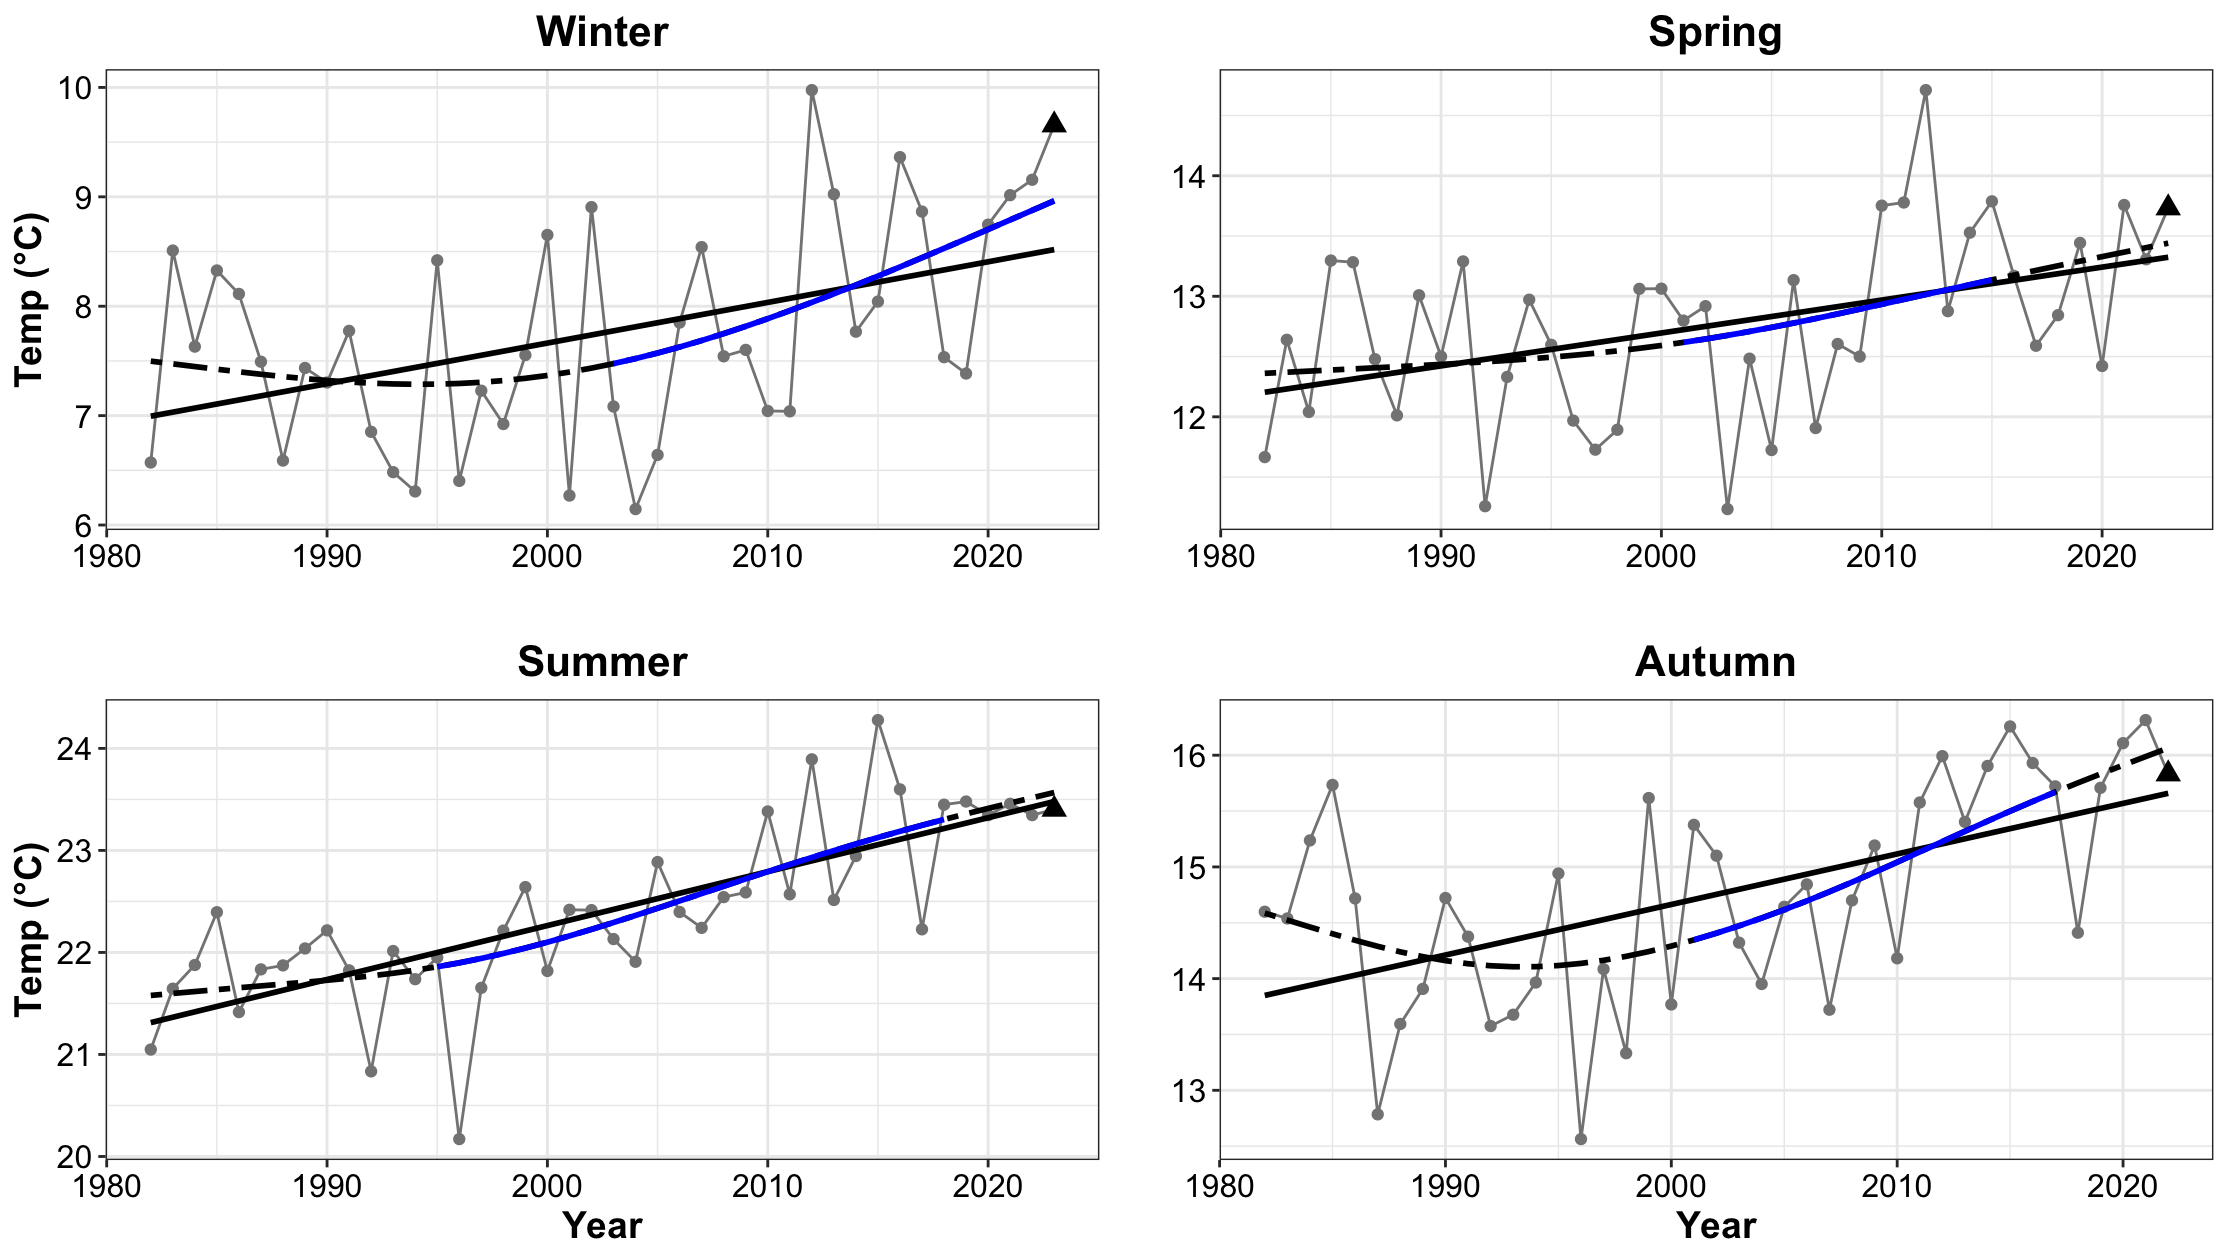

Source code (R):
## Figures for Sea Surface Temp Seasonally

## **Laura Gruenburg, lagruenburg@gmail.com**

#   **LAST UPDATED: May 14, 2024**

# Import libraries
setwd("~/Desktop/NYB Indicators/Deriv")
source("Deriv.R")
library(mgcv)
library(ggplot2)
#library(mgcViz)


#######Load the datasets
setwd("~/Desktop/NYB Indicators/NYB_Indicators_Calculations/Final_Timeseries_Figures/Timeseries_Files_2023")
sst<-read.csv("OISST_Means_NOV_21_2023.csv", header = TRUE)
nyb = sst[sst$Loc == 'NYB',]

winter = nyb[nyb$Variable == 'winter_OISST',]
spring = nyb[nyb$Variable == 'spring_OISST',]
summer = nyb[nyb$Variable == 'summer_OISST',]
fall = nyb[nyb$Variable == 'fall_OISST',]

# WINTER

# Setting up Quintiles for short term above below average
qwinter = quantile(winter$Val, probs = c(.30,.70)) #In discussion with the DEC on 5/24/2024
# we chose to go with low = <30th percentile, avg = beween 30th and 70th and high above 70th.

# find the last 5 years mean
mn_winter5 = mean(winter$Val[winter$Year >= 2019])
# what quintile the data is in
mn_winter5 >qwinter

# Creat a GAM - adjust k and remember to check model
mod_w<- gam(Val ~ s(Year, k=5), data = winter)
summary(mod_w) #check out model
gam.check(mod_w)

pdata_w <- with(winter, data.frame(Year = Year))
p2_mod_w <- predict(mod_w, newdata = pdata_w,  type = "terms", se.fit = TRUE)
intercept_w = 7.75622 # look at p2_mod and extract the intercept
pdata_w <- transform(pdata_w, p2_mod_w = p2_mod_w$fit[,1], se2_w = p2_mod_w$se.fit[,1])

#  Now that we have the model prediction, the next step is to calculate the first derivative
#  Then determine which increases and decreases are significant
Term = "Year"
mod_w.d <- Deriv(mod_w, n=42) # n is the number of years
mod_w.dci <- confint(mod_w.d, term = Term)
mod_w.dsig <- signifD(pdata_w$p2_mod_w, d = mod_w.d[[Term]]$deriv,
                      +                    mod_w.dci[[Term]]$upper, mod_w.dci[[Term]]$lower)

# Take a quick look to make sure it appears ok before final plotting
plot(Val ~ Year, data = winter)
lines(Val ~ Year, data = winter)
lines(p2_mod_w+intercept_w ~ Year, data = pdata_w, type = "n")
lines(p2_mod_w+intercept_w ~ Year, data = pdata_w)
lines(unlist(mod_w.dsig$incr)+intercept_w ~ Year, data = pdata_w, col = "blue", lwd = 3)
lines(unlist(mod_w.dsig$decr)+intercept_w ~ Year, data = pdata_w, col = "red", lwd = 3)

linearMod_w<- lm(Val ~ Year, data=winter)
summary(linearMod_w) # See if the linear trend is significant

wint_plot <- ggplot() + 
  geom_line(data = winter, aes(x = Year, y = Val), color = 'grey52') +
  geom_point(data = winter, aes(x = Year, y = Val), color = 'grey52') + 
  geom_point(data = winter[42,], aes(x= Year, y = Val), shape = 17, size =3) +
  geom_smooth(data = winter, aes(x = Year, y = Val), method = lm, se = FALSE, color = 'black') + 
  geom_line(data=pdata_w, aes(x = Year, y = p2_mod_w+intercept_w), se = FALSE, color = 'black', linetype = 'twodash', size = 1) + 
  geom_line(data = pdata_w, aes(y = unlist(mod_w.dsig$incr)+intercept_w, x = Year), color = "blue", size = 1) + 
  geom_line(data = pdata_w, aes(y = unlist(mod_w.dsig$decr)+intercept_w, x = Year), color = 'red', size = 1) + 
  theme_bw() +
  labs (y = bquote("Temp (\u00B0C)"), x =' ',title = 'Winter') + 
  theme(plot.title=element_text(size = 16,face = 'bold',hjust = 0.5), axis.title=element_text(size = 14, face = 'bold'), axis.text= element_text(color = 'black', size = 12))

# SPRING

qspring = quantile(spring$Val, probs = c(.30,.70))

# find the last 5 years mean
mn_spring5 = mean(spring$Val[spring$Year >= 2019])
# what quintile the data is in
mn_spring5 >qspring

#the last spring value is not averaging all the spring months so it looks anomalously low
#spring = spring[spring$X<77,]
# Creat a GAM - adjust k and remember to check model
mod_sp<- gam(Val ~ s(Year, k=5), data = spring)
summary(mod_sp) #check out model
gam.check(mod_sp)

pdata_sp <- with(spring, data.frame(Year = Year))
p2_mod_sp <- predict(mod_sp, newdata = pdata_sp,  type = "terms", se.fit = TRUE)
intercept_sp = 12.7638  # look at p2_mod and extract the intercept
pdata_sp <- transform(pdata_sp, p2_mod_sp = p2_mod_sp$fit[,1], se2_sp = p2_mod_sp$se.fit[,1])

#  Now that we have the model prediction, the next step is to calculate the first derivative
#  Then determine which increases and decreases are significant
Term = "Year"
mod_sp.d <- Deriv(mod_sp, n=42) # n is the number of years
mod_sp.dci <- confint(mod_sp.d, term = Term)
mod_sp.dsig <- signifD(pdata_sp$p2_mod_sp, d = mod_sp.d[[Term]]$deriv,
                       +                    mod_sp.dci[[Term]]$upper, mod_sp.dci[[Term]]$lower)

# Take a quick look to make sure it appears ok before final plotting
plot(Val ~ Year, data = spring)
lines(Val ~ Year, data = spring)
lines(p2_mod_sp+intercept_sp ~ Year, data = pdata_sp, type = "n")
lines(p2_mod_sp+intercept_sp ~ Year, data = pdata_sp)
lines(unlist(mod_sp.dsig$incr)+intercept_sp ~ Year, data = pdata_sp, col = "blue", lwd = 3)
lines(unlist(mod_sp.dsig$decr)+intercept_sp ~ Year, data = pdata_sp, col = "red", lwd = 3)

linearMod_sp<- lm(Val ~ Year, data=spring)
summary(linearMod_sp)

spr_plot <- ggplot() + 
  geom_line(data = spring, aes(x = Year, y = Val), color = 'grey52') +
  geom_point(data = spring, aes(x = Year, y = Val), color = 'grey52') + 
  geom_point(data = spring[42,], aes(x= Year, y = Val), shape = 17, size =3) +
  geom_smooth(data = spring, aes(x = Year, y = Val), method = lm, se = FALSE, color = 'black') + 
  geom_line(data=pdata_sp, aes(x = Year, y = p2_mod_sp+intercept_sp), se = FALSE, color = 'black', linetype = 'twodash', size = 1) + 
  geom_line(data = pdata_sp, aes(y = unlist(mod_sp.dsig$incr)+intercept_sp, x = Year), color = "blue", size = 1) + 
  geom_line(data = pdata_sp, aes(y = unlist(mod_sp.dsig$decr)+intercept_sp, x = Year), color = 'red', size = 1) + 
  theme_bw() +
  labs (y = bquote(" "), x = ' ', title = 'Spring') + 
  theme(plot.title=element_text(size = 16,face = 'bold',hjust = 0.5), axis.title=element_text(size = 14, face = 'bold'), axis.text= element_text(color = 'black', size = 12))

# SUMMER

qsummer = quantile(summer$Val, probs = c(.30,.70))

# find the last 5 years mean
mn_summer5 = mean(summer$Val[summer$Year >= 2019])
# what quintile the data is in
mn_summer5 >qsummer

# Creat a GAM - adjust k and remember to check model
mod_su<- gam(Val ~ s(Year, k=7), data = summer)
summary(mod_su) #check out model
gam.check(mod_su)

pdata_su <- with(summer, data.frame(Year = Year))
p2_mod_su <- predict(mod_su, newdata = pdata_su,  type = "terms", se.fit = TRUE)
intercept_su = 22.39547  # look at p2_mod and extract the intercept
pdata_su <- transform(pdata_su, p2_mod_su = p2_mod_su$fit[,1], se2_su = p2_mod_su$se.fit[,1])

#  Now that we have the model prediction, the next step is to calculate the first derivative
#  Then determine which increases and decreases are significant
Term = "Year"
mod_su.d <- Deriv(mod_su, n=42) # n is the number of years
mod_su.dci <- confint(mod_su.d, term = Term)
mod_su.dsig <- signifD(pdata_su$p2_mod_su, d = mod_su.d[[Term]]$deriv,
                       +                    mod_su.dci[[Term]]$upper, mod_su.dci[[Term]]$lower)

# Take a quick look to make sure it appears ok before final plotting
plot(Val ~ Year, data = summer)
lines(Val ~ Year, data = summer)
lines(p2_mod_su+intercept_su ~ Year, data = pdata_su, type = "n")
lines(p2_mod_su+intercept_su ~ Year, data = pdata_su)
lines(unlist(mod_su.dsig$incr)+intercept_su ~ Year, data = pdata_su, col = "blue", lwd = 3)
lines(unlist(mod_su.dsig$decr)+intercept_su ~ Year, data = pdata_su, col = "red", lwd = 3)

linearMod_su<- lm(Val ~ Year, data=summer)
summary(linearMod_su)

sum_plot <- ggplot() + 
  geom_line(data = summer, aes(x = Year, y = Val), color = 'grey52') +
  geom_point(data = summer, aes(x = Year, y = Val), color = 'grey52') + 
  geom_point(data = summer[42,], aes(x= Year, y = Val), shape = 17, size =3) +
  geom_smooth(data = summer, aes(x = Year, y = Val), method = lm, se = FALSE, color = 'black') + 
  geom_line(data=pdata_su, aes(x = Year, y = p2_mod_su+intercept_su), se = FALSE, color = 'black', linetype = 'twodash', size = 1) + 
  geom_line(data = pdata_su, aes(y = unlist(mod_su.dsig$incr)+intercept_su, x = Year), color = "blue", size = 1) + 
  geom_line(data = pdata_su, aes(y = unlist(mod_su.dsig$decr)+intercept_su, x = Year), color = 'red', size = 1) + 
  theme_bw() +
  labs (y = bquote("Temp (\u00B0C)"), x = 'Year', title = 'Summer') + 
  theme(plot.title=element_text(size = 16,face = 'bold',hjust = 0.5), axis.title=element_text(size = 14, face = 'bold'), axis.text= element_text(color = 'black', size = 12))

# FALL

qfall = quantile(fall$Val, probs = c(.30,.70))

# find the last 5 years mean
mn_fall5 = mean(fall$Val[fall$Year >= 2019])
# what quintile the data is in
mn_fall5 >qfall

# Creat a GAM - adjust k and remember to check model
fall = fall[fall$Year < 2023, ]
#fall 2023 is incomplete, we only have data through early Nov.  Fall 2023 will be included next year
mod_fa<- gam(Val ~ s(Year, k=7), data = fall)
summary(mod_fa) #check out model
gam.check(mod_fa)

pdata_fa <- with(fall, data.frame(Year = Year))
p2_mod_fa <- predict(mod_fa, newdata = pdata_fa,  type = "terms", se.fit = TRUE)
intercept_fa = 14.75423 # look at p2_mod and extract the intercept
pdata_fa <- transform(pdata_fa, p2_mod_fa = p2_mod_fa$fit[,1], se2_fa = p2_mod_fa$se.fit[,1])

#  Now that we have the model prediction, the next step is to calculate the first derivative
#  Then determine which increases and decreases are significant
Term = "Year"
mod_fa.d <- Deriv(mod_fa, n=41) # n is the number of years
mod_fa.dci <- confint(mod_fa.d, term = Term)
mod_fa.dsig <- signifD(pdata_fa$p2_mod_fa, d = mod_fa.d[[Term]]$deriv,
                       +                    mod_fa.dci[[Term]]$upper, mod_fa.dci[[Term]]$lower)

# Take a quick look to make sure it appears ok before final plotting
plot(Val ~ Year, data = fall)
lines(Val ~ Year, data = fall)
lines(p2_mod_fa+intercept_fa ~ Year, data = pdata_fa, type = "n")
lines(p2_mod_fa+intercept_fa ~ Year, data = pdata_fa)
lines(unlist(mod_fa.dsig$incr)+intercept_fa ~ Year, data = pdata_fa, col = "blue", lwd = 3)
lines(unlist(mod_fa.dsig$decr)+intercept_fa ~ Year, data = pdata_fa, col = "red", lwd = 3)

linearMod_fa<- lm(Val ~ Year, data=fall)
summary(linearMod_fa)

fall_plot <- ggplot() + 
  geom_line(data = fall, aes(x = Year, y = Val), color = 'grey52') +
  geom_point(data = fall, aes(x = Year, y = Val), color = 'grey52') + 
  geom_point(data = fall[41,], aes(x= Year, y = Val), shape = 17, size =3) +
  geom_smooth(data = fall, aes(x = Year, y = Val), method = lm, se = FALSE, color = 'black') + 
  geom_line(data = pdata_fa, aes(x = Year, y = p2_mod_fa+intercept_fa), se = FALSE, color = 'black', linetype = 'twodash', size = 1) + 
  geom_line(data = pdata_fa, aes(y = unlist(mod_fa.dsig$incr)+intercept_fa, x = Year), color = "blue", size = 1) + 
  geom_line(data = pdata_fa, aes(y = unlist(mod_fa.dsig$decr)+intercept_fa, x = Year), color = 'red', size = 1) + 
  theme_bw() +
  labs (y = bquote(" "), x = 'Year', title = 'Autumn') + 
  theme(plot.title=element_text(size = 16,face = 'bold',hjust = 0.5), axis.title=element_text(size = 14, face = 'bold'), axis.text= element_text(color = 'black', size = 12))

# Now plot all 4 together
library(ggpubr)

ggarrange(wint_plot,spr_plot,sum_plot,fall_plot,nrow=2,ncol=2)
